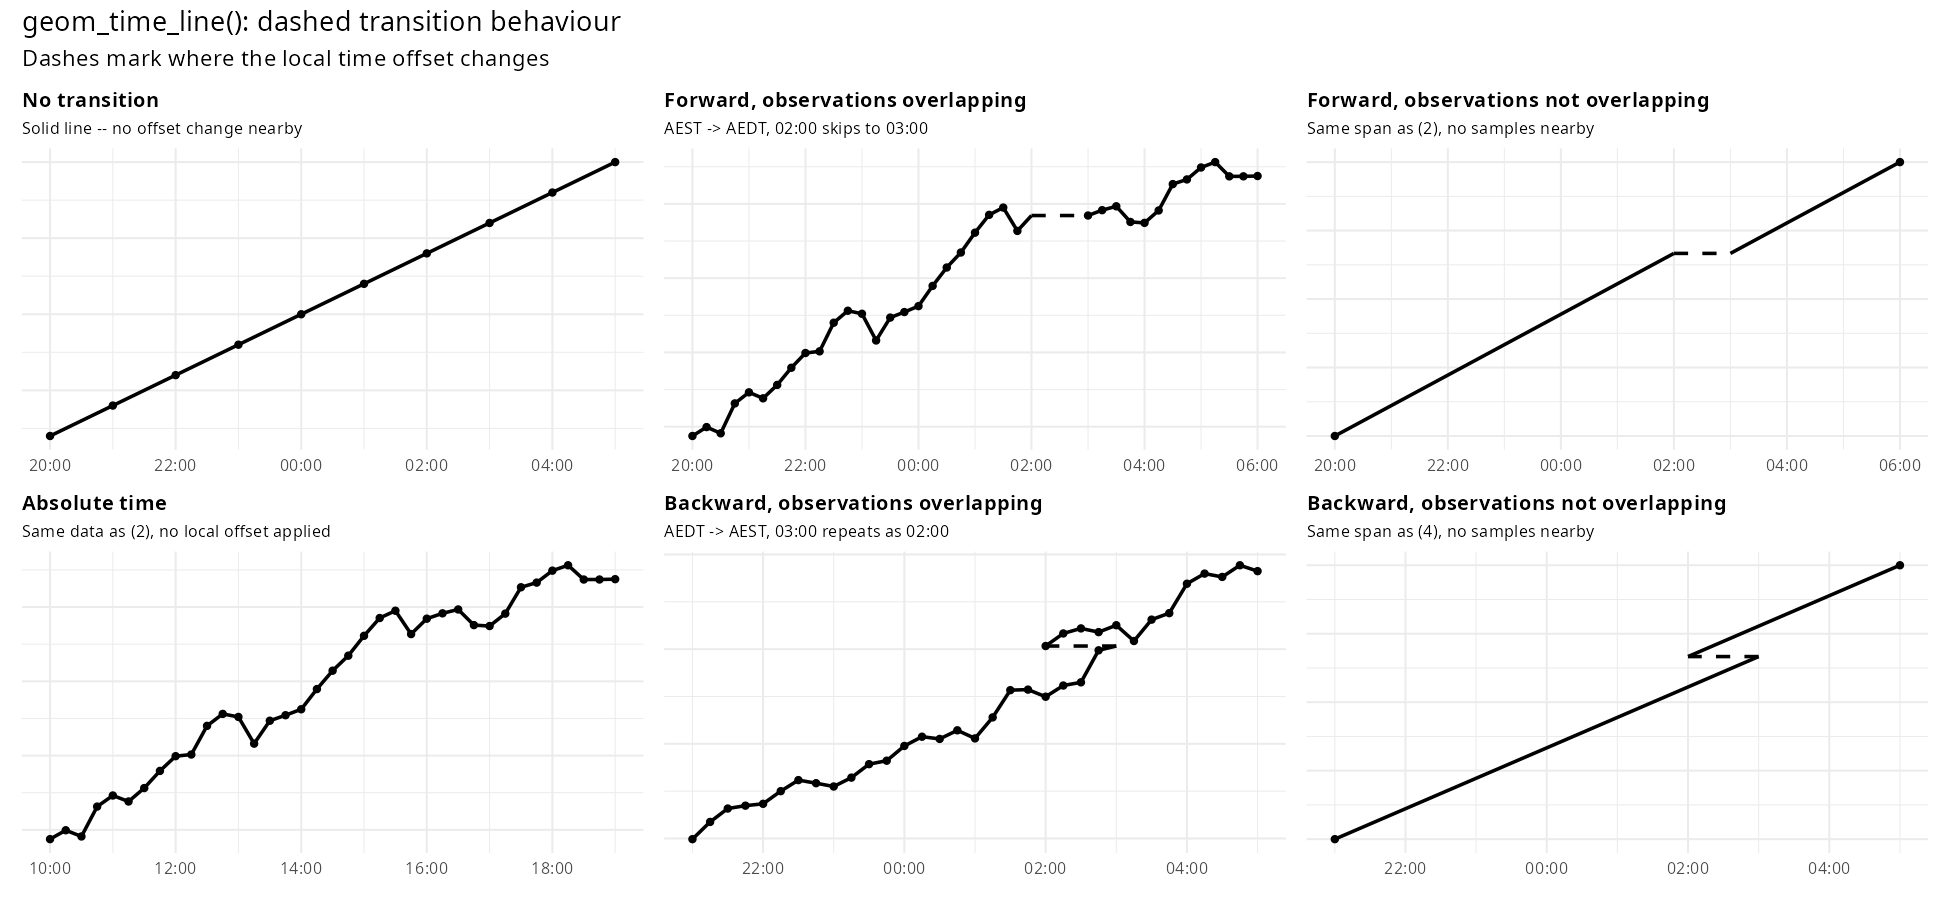

The script that saved this image:
# Gallery: geom_time_line() dashed-transition behaviour
#
# Small, focused panels isolating one aspect of how geom_time_line() draws
# dashed jumps at time offset transitions each: the direction of the offset
# change (forward/backward), whether observations are sampled close to the
# transition or far from it, and what happens once the transition is no
# longer a local-time artefact (absolute time). Every panel plots a trend of
# 1 unit per hour, so the dashed jump is easy to tell apart from whatever
# else varies between panels.

library(ggplot2)
library(mixtime)
library(patchwork)
pkgload::load_all(".", quiet = TRUE)

set.seed(1)

mel <- "Australia/Melbourne"

# Melbourne's 2024 transitions (from mixtime::tz_transitions()):
#   2024-04-07 03:00 -> 02:00 local (AEDT -> AEST, offset +11 -> +10): backward
#   2024-10-06 02:00 -> 03:00 local (AEST -> AEDT, offset +10 -> +11): forward

# Hourly points are built by adding real seconds to a starting instant, so
# they land on genuine instants regardless of what the local clock reads --
# exactly what's needed to sample across a transition.
hourly <- function(start, n) {
  time <- as.POSIXct(start, tz = mel) + (0:(n - 1)) * 3600
  data.frame(time = time, value = seq_along(time))
}

# Just the first and last instant of `hourly(start, n)`, with nothing sampled
# in between -- the same span as the dense panels, but without the
# intermediate hourly points that would otherwise sit close to the
# transition.
endpoints <- function(start, n) {
  time <- as.POSIXct(start, tz = mel) + c(0, n - 1) * 3600
  data.frame(time = time, value = c(1, 2))
}

# Sub-hourly points (every 15 minutes) built the same way as `hourly()`, so
# some observations land within the hour either side of a transition instead
# of only right at its boundary -- and, for a backward transition, within the
# repeated local hour itself, since real instants pass through it twice.
# `value` keeps the same 1-unit-per-hour trend as `hourly()`, with a random
# walk added on top so the series reads like noisy real observations rather
# than a perfectly straight line.
overlapping <- function(start, hours, noise = 0.6) {
  step_minutes <- 15
  n <- hours * 60 / step_minutes + 1
  time <- as.POSIXct(start, tz = mel) + (0:(n - 1)) * step_minutes * 60
  trend <- (0:(n - 1)) * step_minutes / 60
  data.frame(time = time, value = trend + cumsum(rnorm(n, sd = noise)))
}

hourly_scale <- function() {
  scale_x_mixtime(
    time_chronon = mixtime::cal_gregorian$hour(1L, tz = NA),
    time_breaks = mixtime::hours(2L),
    time_labels = "{cyc(hour, day)}:00"
  )
}

absolute_scale <- function() {
  scale_x_mixtime(
    time_chronon = mixtime::cal_gregorian$hour(1L, tz = "UTC"),
    time_breaks = mixtime::hours(2L),
    time_labels = "{cyc(hour, day)}:00"
  )
}

panel <- function(df, scale, title, subtitle = NULL) {
  ggplot(df, aes(time, value)) +
    geom_time_line(linewidth = 0.8) +
    geom_point(size = 1.3) +
    scale +
    labs(title = title, subtitle = subtitle, x = NULL, y = NULL) +
    theme_minimal(base_size = 10) +
    theme(
      axis.text.y = element_blank(),
      axis.ticks.y = element_blank(),
      plot.title = element_text(size = 10, face = "bold"),
      plot.subtitle = element_text(size = 8)
    )
}

# 1. No transition: a quiet day, nothing to jump over.
no_transition <- panel(
  hourly("2024-06-10 20:00:00", 10),
  hourly_scale(),
  "No transition",
  "Solid line -- no offset change nearby"
)

# 2. Forward, dense sampling: sub-hourly points straddle the transition
#    closely, some within the hour either side of it.
forward_dense_df <- overlapping("2024-10-05 20:00:00", 9)
forward_dense <- panel(
  forward_dense_df,
  hourly_scale(),
  "Forward, observations overlapping",
  "AEST -> AEDT, 02:00 skips to 03:00"
)

# 3. Forward, sparse sampling: same span as (2), but with nothing sampled
#    near the transition -- the jump is still inserted at the exact instant.
forward_sparse <- panel(
  endpoints("2024-10-05 20:00:00", 10),
  hourly_scale(),
  "Forward, observations not overlapping",
  "Same span as (2), no samples nearby"
)

# 4. Backward, dense sampling: sub-hourly points, some of which fall in the
#    repeated local hour (02:00-03:00 occurs twice).
backward_dense <- panel(
  overlapping("2024-04-06 21:00:00", 9),
  hourly_scale(),
  "Backward, observations overlapping",
  "AEDT -> AEST, 03:00 repeats as 02:00"
)

# 5. Backward, sparse sampling.
backward_sparse <- panel(
  endpoints("2024-04-06 21:00:00", 10),
  hourly_scale(),
  "Backward, observations not overlapping",
  "Same span as (4), no samples nearby"
)

# 6. Same forward-dense data, but in absolute time: nothing to jump over once
#    positions are placed by instant rather than by local wall-clock reading.
absolute <- panel(
  forward_dense_df,
  absolute_scale(),
  "Absolute time",
  "Same data as (2), no local offset applied"
)

gallery <- (no_transition | forward_dense | forward_sparse) /
  (absolute | backward_dense | backward_sparse) +
  plot_annotation(
    title = "geom_time_line(): dashed transition behaviour",
    subtitle = "Dashes mark where the local time offset changes"
  )

print(gallery)
ggsave("dev/gallery-transitions.png", gallery, width = 13, height = 6, dpi = 150)
